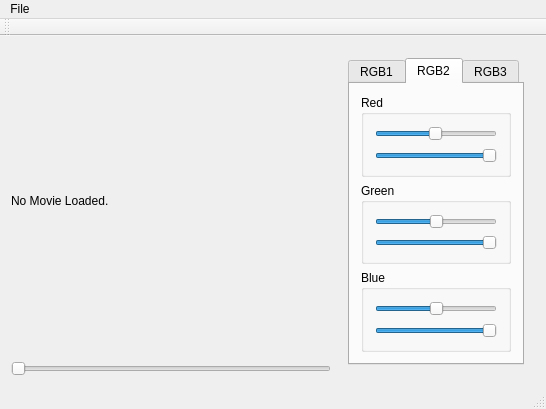
<?xml version="1.0" encoding="UTF-8"?>
<ui version="4.0">
 <class>MainWindow</class>
 <widget class="QMainWindow" name="MainWindow">
  <property name="geometry">
   <rect>
    <x>0</x>
    <y>0</y>
    <width>546</width>
    <height>371</height>
   </rect>
  </property>
  <property name="windowTitle">
   <string>MainWindow</string>
  </property>
  <widget class="QWidget" name="centralWidget">
   <layout class="QHBoxLayout" name="horizontalLayout_3">
    <item>
     <layout class="QHBoxLayout" name="horizontalLayout">
      <item>
       <layout class="QVBoxLayout" name="verticalLayout">
        <item>
         <widget class="QLabel" name="label">
          <property name="sizePolicy">
           <sizepolicy hsizetype="Preferred" vsizetype="Preferred">
            <horstretch>0</horstretch>
            <verstretch>0</verstretch>
           </sizepolicy>
          </property>
          <property name="minimumSize">
           <size>
            <width>320</width>
            <height>240</height>
           </size>
          </property>
          <property name="baseSize">
           <size>
            <width>320</width>
            <height>240</height>
           </size>
          </property>
          <property name="text">
           <string>No Movie Loaded.</string>
          </property>
          <property name="scaledContents">
           <bool>false</bool>
          </property>
         </widget>
        </item>
        <item>
         <widget class="QSlider" name="horizontalSlider">
          <property name="enabled">
           <bool>false</bool>
          </property>
          <property name="sizePolicy">
           <sizepolicy hsizetype="Preferred" vsizetype="Fixed">
            <horstretch>0</horstretch>
            <verstretch>0</verstretch>
           </sizepolicy>
          </property>
          <property name="baseSize">
           <size>
            <width>320</width>
            <height>0</height>
           </size>
          </property>
          <property name="orientation">
           <enum>Qt::Horizontal</enum>
          </property>
         </widget>
        </item>
       </layout>
      </item>
     </layout>
    </item>
    <item>
     <widget class="QWidget" name="verticalWidget_2" native="true">
      <property name="sizePolicy">
       <sizepolicy hsizetype="Expanding" vsizetype="Expanding">
        <horstretch>0</horstretch>
        <verstretch>0</verstretch>
       </sizepolicy>
      </property>
      <layout class="QVBoxLayout" name="verticalLayout_2">
       <item>
        <layout class="QHBoxLayout" name="horizontalLayout_2">
         <item>
          <widget class="QTabWidget" name="tabWidget">
           <property name="enabled">
            <bool>true</bool>
           </property>
           <property name="sizePolicy">
            <sizepolicy hsizetype="MinimumExpanding" vsizetype="MinimumExpanding">
             <horstretch>0</horstretch>
             <verstretch>0</verstretch>
            </sizepolicy>
           </property>
           <property name="baseSize">
            <size>
             <width>320</width>
             <height>240</height>
            </size>
           </property>
           <property name="currentIndex">
            <number>1</number>
           </property>
           <widget class="QWidget" name="tab">
            <attribute name="title">
             <string>RGB1</string>
            </attribute>
            <layout class="QVBoxLayout" name="verticalLayout_4">
             <item>
              <widget class="QGroupBox" name="groupBox">
               <property name="sizePolicy">
                <sizepolicy hsizetype="Expanding" vsizetype="Expanding">
                 <horstretch>0</horstretch>
                 <verstretch>0</verstretch>
                </sizepolicy>
               </property>
               <property name="title">
                <string>Red</string>
               </property>
               <property name="flat">
                <bool>false</bool>
               </property>
               <layout class="QVBoxLayout" name="verticalLayout_3">
                <item>
                 <widget class="QSlider" name="red_min_slider">
                  <property name="enabled">
                   <bool>true</bool>
                  </property>
                  <property name="sizePolicy">
                   <sizepolicy hsizetype="Expanding" vsizetype="Expanding">
                    <horstretch>0</horstretch>
                    <verstretch>0</verstretch>
                   </sizepolicy>
                  </property>
                  <property name="maximum">
                   <number>255</number>
                  </property>
                  <property name="value">
                   <number>127</number>
                  </property>
                  <property name="orientation">
                   <enum>Qt::Horizontal</enum>
                  </property>
                 </widget>
                </item>
                <item>
                 <widget class="QSlider" name="red_max_slider">
                  <property name="enabled">
                   <bool>true</bool>
                  </property>
                  <property name="sizePolicy">
                   <sizepolicy hsizetype="Expanding" vsizetype="Expanding">
                    <horstretch>0</horstretch>
                    <verstretch>0</verstretch>
                   </sizepolicy>
                  </property>
                  <property name="maximum">
                   <number>255</number>
                  </property>
                  <property name="value">
                   <number>255</number>
                  </property>
                  <property name="sliderPosition">
                   <number>255</number>
                  </property>
                  <property name="orientation">
                   <enum>Qt::Horizontal</enum>
                  </property>
                 </widget>
                </item>
               </layout>
              </widget>
             </item>
             <item>
              <widget class="QGroupBox" name="groupBox_2">
               <property name="sizePolicy">
                <sizepolicy hsizetype="Expanding" vsizetype="Expanding">
                 <horstretch>0</horstretch>
                 <verstretch>0</verstretch>
                </sizepolicy>
               </property>
               <property name="title">
                <string>Green</string>
               </property>
               <layout class="QVBoxLayout" name="verticalLayout_5">
                <item>
                 <widget class="QSlider" name="green_max_slider">
                  <property name="enabled">
                   <bool>true</bool>
                  </property>
                  <property name="sizePolicy">
                   <sizepolicy hsizetype="Expanding" vsizetype="Expanding">
                    <horstretch>0</horstretch>
                    <verstretch>0</verstretch>
                   </sizepolicy>
                  </property>
                  <property name="maximum">
                   <number>255</number>
                  </property>
                  <property name="value">
                   <number>128</number>
                  </property>
                  <property name="orientation">
                   <enum>Qt::Horizontal</enum>
                  </property>
                 </widget>
                </item>
                <item>
                 <widget class="QSlider" name="green_min_slider">
                  <property name="enabled">
                   <bool>true</bool>
                  </property>
                  <property name="sizePolicy">
                   <sizepolicy hsizetype="Expanding" vsizetype="Expanding">
                    <horstretch>0</horstretch>
                    <verstretch>0</verstretch>
                   </sizepolicy>
                  </property>
                  <property name="maximum">
                   <number>255</number>
                  </property>
                  <property name="value">
                   <number>255</number>
                  </property>
                  <property name="sliderPosition">
                   <number>255</number>
                  </property>
                  <property name="orientation">
                   <enum>Qt::Horizontal</enum>
                  </property>
                 </widget>
                </item>
               </layout>
              </widget>
             </item>
             <item>
              <widget class="QGroupBox" name="groupBox_3">
               <property name="sizePolicy">
                <sizepolicy hsizetype="Expanding" vsizetype="Expanding">
                 <horstretch>0</horstretch>
                 <verstretch>0</verstretch>
                </sizepolicy>
               </property>
               <property name="title">
                <string>Blue</string>
               </property>
               <layout class="QVBoxLayout" name="verticalLayout_6">
                <item>
                 <widget class="QSlider" name="blue_max_slider">
                  <property name="enabled">
                   <bool>true</bool>
                  </property>
                  <property name="sizePolicy">
                   <sizepolicy hsizetype="Expanding" vsizetype="Expanding">
                    <horstretch>0</horstretch>
                    <verstretch>0</verstretch>
                   </sizepolicy>
                  </property>
                  <property name="maximum">
                   <number>255</number>
                  </property>
                  <property name="value">
                   <number>128</number>
                  </property>
                  <property name="orientation">
                   <enum>Qt::Horizontal</enum>
                  </property>
                 </widget>
                </item>
                <item>
                 <widget class="QSlider" name="blue_min_slider">
                  <property name="enabled">
                   <bool>true</bool>
                  </property>
                  <property name="sizePolicy">
                   <sizepolicy hsizetype="Expanding" vsizetype="Expanding">
                    <horstretch>0</horstretch>
                    <verstretch>0</verstretch>
                   </sizepolicy>
                  </property>
                  <property name="maximum">
                   <number>255</number>
                  </property>
                  <property name="value">
                   <number>255</number>
                  </property>
                  <property name="sliderPosition">
                   <number>255</number>
                  </property>
                  <property name="orientation">
                   <enum>Qt::Horizontal</enum>
                  </property>
                 </widget>
                </item>
               </layout>
              </widget>
             </item>
            </layout>
           </widget>
           <widget class="QWidget" name="tab_2">
            <attribute name="title">
             <string>RGB2</string>
            </attribute>
            <layout class="QVBoxLayout" name="verticalLayout_10">
             <item>
              <widget class="QGroupBox" name="groupBox_4">
               <property name="sizePolicy">
                <sizepolicy hsizetype="Expanding" vsizetype="Expanding">
                 <horstretch>0</horstretch>
                 <verstretch>0</verstretch>
                </sizepolicy>
               </property>
               <property name="title">
                <string>Red</string>
               </property>
               <property name="flat">
                <bool>false</bool>
               </property>
               <layout class="QVBoxLayout" name="verticalLayout_7">
                <item>
                 <widget class="QSlider" name="red_min_slider_2">
                  <property name="enabled">
                   <bool>true</bool>
                  </property>
                  <property name="sizePolicy">
                   <sizepolicy hsizetype="Expanding" vsizetype="Expanding">
                    <horstretch>0</horstretch>
                    <verstretch>0</verstretch>
                   </sizepolicy>
                  </property>
                  <property name="maximum">
                   <number>255</number>
                  </property>
                  <property name="value">
                   <number>127</number>
                  </property>
                  <property name="orientation">
                   <enum>Qt::Horizontal</enum>
                  </property>
                 </widget>
                </item>
                <item>
                 <widget class="QSlider" name="red_max_slider_2">
                  <property name="enabled">
                   <bool>true</bool>
                  </property>
                  <property name="sizePolicy">
                   <sizepolicy hsizetype="Expanding" vsizetype="Expanding">
                    <horstretch>0</horstretch>
                    <verstretch>0</verstretch>
                   </sizepolicy>
                  </property>
                  <property name="maximum">
                   <number>255</number>
                  </property>
                  <property name="value">
                   <number>255</number>
                  </property>
                  <property name="orientation">
                   <enum>Qt::Horizontal</enum>
                  </property>
                 </widget>
                </item>
               </layout>
              </widget>
             </item>
             <item>
              <widget class="QGroupBox" name="groupBox_6">
               <property name="sizePolicy">
                <sizepolicy hsizetype="Expanding" vsizetype="Expanding">
                 <horstretch>0</horstretch>
                 <verstretch>0</verstretch>
                </sizepolicy>
               </property>
               <property name="title">
                <string>Green</string>
               </property>
               <layout class="QVBoxLayout" name="verticalLayout_9">
                <item>
                 <widget class="QSlider" name="green_max_slider_2">
                  <property name="enabled">
                   <bool>true</bool>
                  </property>
                  <property name="sizePolicy">
                   <sizepolicy hsizetype="Expanding" vsizetype="Expanding">
                    <horstretch>0</horstretch>
                    <verstretch>0</verstretch>
                   </sizepolicy>
                  </property>
                  <property name="maximum">
                   <number>255</number>
                  </property>
                  <property name="value">
                   <number>128</number>
                  </property>
                  <property name="orientation">
                   <enum>Qt::Horizontal</enum>
                  </property>
                 </widget>
                </item>
                <item>
                 <widget class="QSlider" name="green_min_slider_2">
                  <property name="enabled">
                   <bool>true</bool>
                  </property>
                  <property name="sizePolicy">
                   <sizepolicy hsizetype="Expanding" vsizetype="Expanding">
                    <horstretch>0</horstretch>
                    <verstretch>0</verstretch>
                   </sizepolicy>
                  </property>
                  <property name="maximum">
                   <number>255</number>
                  </property>
                  <property name="value">
                   <number>255</number>
                  </property>
                  <property name="orientation">
                   <enum>Qt::Horizontal</enum>
                  </property>
                 </widget>
                </item>
               </layout>
              </widget>
             </item>
             <item>
              <widget class="QGroupBox" name="groupBox_5">
               <property name="sizePolicy">
                <sizepolicy hsizetype="Expanding" vsizetype="Expanding">
                 <horstretch>0</horstretch>
                 <verstretch>0</verstretch>
                </sizepolicy>
               </property>
               <property name="title">
                <string>Blue</string>
               </property>
               <layout class="QVBoxLayout" name="verticalLayout_8">
                <item>
                 <widget class="QSlider" name="blue_max_slider_2">
                  <property name="enabled">
                   <bool>true</bool>
                  </property>
                  <property name="sizePolicy">
                   <sizepolicy hsizetype="Expanding" vsizetype="Expanding">
                    <horstretch>0</horstretch>
                    <verstretch>0</verstretch>
                   </sizepolicy>
                  </property>
                  <property name="maximum">
                   <number>255</number>
                  </property>
                  <property name="value">
                   <number>128</number>
                  </property>
                  <property name="orientation">
                   <enum>Qt::Horizontal</enum>
                  </property>
                 </widget>
                </item>
                <item>
                 <widget class="QSlider" name="blue_min_slider_2">
                  <property name="enabled">
                   <bool>true</bool>
                  </property>
                  <property name="sizePolicy">
                   <sizepolicy hsizetype="Expanding" vsizetype="Expanding">
                    <horstretch>0</horstretch>
                    <verstretch>0</verstretch>
                   </sizepolicy>
                  </property>
                  <property name="maximum">
                   <number>255</number>
                  </property>
                  <property name="value">
                   <number>255</number>
                  </property>
                  <property name="orientation">
                   <enum>Qt::Horizontal</enum>
                  </property>
                 </widget>
                </item>
               </layout>
              </widget>
             </item>
            </layout>
           </widget>
           <widget class="QWidget" name="tab_3">
            <attribute name="title">
             <string>RGB3</string>
            </attribute>
            <layout class="QVBoxLayout" name="verticalLayout_14">
             <item>
              <widget class="QGroupBox" name="groupBox_9">
               <property name="sizePolicy">
                <sizepolicy hsizetype="Expanding" vsizetype="Expanding">
                 <horstretch>0</horstretch>
                 <verstretch>0</verstretch>
                </sizepolicy>
               </property>
               <property name="title">
                <string>Red</string>
               </property>
               <property name="flat">
                <bool>false</bool>
               </property>
               <layout class="QVBoxLayout" name="verticalLayout_13">
                <item>
                 <widget class="QSlider" name="red_min_slider_3">
                  <property name="sizePolicy">
                   <sizepolicy hsizetype="Expanding" vsizetype="Expanding">
                    <horstretch>0</horstretch>
                    <verstretch>0</verstretch>
                   </sizepolicy>
                  </property>
                  <property name="maximum">
                   <number>255</number>
                  </property>
                  <property name="value">
                   <number>127</number>
                  </property>
                  <property name="orientation">
                   <enum>Qt::Horizontal</enum>
                  </property>
                 </widget>
                </item>
                <item>
                 <widget class="QSlider" name="red_max_slider_3">
                  <property name="sizePolicy">
                   <sizepolicy hsizetype="Expanding" vsizetype="Expanding">
                    <horstretch>0</horstretch>
                    <verstretch>0</verstretch>
                   </sizepolicy>
                  </property>
                  <property name="maximum">
                   <number>255</number>
                  </property>
                  <property name="value">
                   <number>255</number>
                  </property>
                  <property name="orientation">
                   <enum>Qt::Horizontal</enum>
                  </property>
                 </widget>
                </item>
               </layout>
              </widget>
             </item>
             <item>
              <widget class="QGroupBox" name="groupBox_7">
               <property name="sizePolicy">
                <sizepolicy hsizetype="Expanding" vsizetype="Expanding">
                 <horstretch>0</horstretch>
                 <verstretch>0</verstretch>
                </sizepolicy>
               </property>
               <property name="title">
                <string>Green</string>
               </property>
               <layout class="QVBoxLayout" name="verticalLayout_11">
                <item>
                 <widget class="QSlider" name="green_max_slider_3">
                  <property name="sizePolicy">
                   <sizepolicy hsizetype="Expanding" vsizetype="Expanding">
                    <horstretch>0</horstretch>
                    <verstretch>0</verstretch>
                   </sizepolicy>
                  </property>
                  <property name="maximum">
                   <number>255</number>
                  </property>
                  <property name="value">
                   <number>128</number>
                  </property>
                  <property name="orientation">
                   <enum>Qt::Horizontal</enum>
                  </property>
                 </widget>
                </item>
                <item>
                 <widget class="QSlider" name="green_min_slider_3">
                  <property name="sizePolicy">
                   <sizepolicy hsizetype="Expanding" vsizetype="Expanding">
                    <horstretch>0</horstretch>
                    <verstretch>0</verstretch>
                   </sizepolicy>
                  </property>
                  <property name="maximum">
                   <number>255</number>
                  </property>
                  <property name="value">
                   <number>255</number>
                  </property>
                  <property name="orientation">
                   <enum>Qt::Horizontal</enum>
                  </property>
                 </widget>
                </item>
               </layout>
              </widget>
             </item>
             <item>
              <widget class="QGroupBox" name="groupBox_8">
               <property name="sizePolicy">
                <sizepolicy hsizetype="Expanding" vsizetype="Expanding">
                 <horstretch>0</horstretch>
                 <verstretch>0</verstretch>
                </sizepolicy>
               </property>
               <property name="title">
                <string>Blue</string>
               </property>
               <layout class="QVBoxLayout" name="verticalLayout_12">
                <item>
                 <widget class="QSlider" name="blue_max_slider_3">
                  <property name="sizePolicy">
                   <sizepolicy hsizetype="Expanding" vsizetype="Expanding">
                    <horstretch>0</horstretch>
                    <verstretch>0</verstretch>
                   </sizepolicy>
                  </property>
                  <property name="maximum">
                   <number>255</number>
                  </property>
                  <property name="value">
                   <number>128</number>
                  </property>
                  <property name="orientation">
                   <enum>Qt::Horizontal</enum>
                  </property>
                 </widget>
                </item>
                <item>
                 <widget class="QSlider" name="blue_min_slider_3">
                  <property name="sizePolicy">
                   <sizepolicy hsizetype="Expanding" vsizetype="Expanding">
                    <horstretch>0</horstretch>
                    <verstretch>0</verstretch>
                   </sizepolicy>
                  </property>
                  <property name="maximum">
                   <number>255</number>
                  </property>
                  <property name="value">
                   <number>255</number>
                  </property>
                  <property name="orientation">
                   <enum>Qt::Horizontal</enum>
                  </property>
                 </widget>
                </item>
               </layout>
              </widget>
             </item>
            </layout>
           </widget>
          </widget>
         </item>
        </layout>
       </item>
      </layout>
     </widget>
    </item>
   </layout>
  </widget>
  <widget class="QMenuBar" name="menuBar">
   <property name="geometry">
    <rect>
     <x>0</x>
     <y>0</y>
     <width>546</width>
     <height>22</height>
    </rect>
   </property>
   <widget class="QMenu" name="menuFile">
    <property name="title">
     <string>File</string>
    </property>
    <addaction name="actionOpen"/>
    <addaction name="actionImportFromMMMFile"/>
    <addaction name="actionExportAsMMM"/>
    <addaction name="actionExportMaskedMovie"/>
    <addaction name="separator"/>
    <addaction name="actionQuit"/>
   </widget>
   <addaction name="menuFile"/>
  </widget>
  <widget class="QToolBar" name="mainToolBar">
   <attribute name="toolBarArea">
    <enum>TopToolBarArea</enum>
   </attribute>
   <attribute name="toolBarBreak">
    <bool>false</bool>
   </attribute>
  </widget>
  <widget class="QStatusBar" name="statusBar"/>
  <action name="actionOpen">
   <property name="text">
    <string>Open</string>
   </property>
  </action>
  <action name="actionQuit">
   <property name="text">
    <string>Quit</string>
   </property>
  </action>
  <action name="actionExportMaskedMovie">
   <property name="enabled">
    <bool>true</bool>
   </property>
   <property name="text">
    <string>ExportMaskedMovie</string>
   </property>
  </action>
  <action name="actionExportAsMMM">
   <property name="text">
    <string>ExportAsMMM</string>
   </property>
  </action>
  <action name="actionImportFromMMMFile">
   <property name="text">
    <string>ImportFromMMMFile</string>
   </property>
  </action>
 </widget>
 <layoutdefault spacing="6" margin="11"/>
 <resources/>
 <connections>
  <connection>
   <sender>actionQuit</sender>
   <signal>triggered()</signal>
   <receiver>MainWindow</receiver>
   <slot>close()</slot>
   <hints>
    <hint type="sourcelabel">
     <x>-1</x>
     <y>-1</y>
    </hint>
    <hint type="destinationlabel">
     <x>199</x>
     <y>116</y>
    </hint>
   </hints>
  </connection>
  <connection>
   <sender>actionOpen</sender>
   <signal>triggered()</signal>
   <receiver>MainWindow</receiver>
   <slot>OpenMovieFile()</slot>
   <hints>
    <hint type="sourcelabel">
     <x>-1</x>
     <y>-1</y>
    </hint>
    <hint type="destinationlabel">
     <x>126</x>
     <y>58</y>
    </hint>
   </hints>
  </connection>
  <connection>
   <sender>horizontalSlider</sender>
   <signal>valueChanged(int)</signal>
   <receiver>MainWindow</receiver>
   <slot>Show(int)</slot>
   <hints>
    <hint type="sourcelabel">
     <x>63</x>
     <y>337</y>
    </hint>
    <hint type="destinationlabel">
     <x>126</x>
     <y>58</y>
    </hint>
   </hints>
  </connection>
  <connection>
   <sender>red_min_slider</sender>
   <signal>valueChanged(int)</signal>
   <receiver>MainWindow</receiver>
   <slot>ChangeThreshold1RedLower(int)</slot>
   <hints>
    <hint type="sourcelabel">
     <x>434</x>
     <y>116</y>
    </hint>
    <hint type="destinationlabel">
     <x>337</x>
     <y>190</y>
    </hint>
   </hints>
  </connection>
  <connection>
   <sender>blue_max_slider</sender>
   <signal>valueChanged(int)</signal>
   <receiver>MainWindow</receiver>
   <slot>ChangeThreshold1BlueLower(int)</slot>
   <hints>
    <hint type="sourcelabel">
     <x>484</x>
     <y>283</y>
    </hint>
    <hint type="destinationlabel">
     <x>338</x>
     <y>288</y>
    </hint>
   </hints>
  </connection>
  <connection>
   <sender>blue_min_slider</sender>
   <signal>valueChanged(int)</signal>
   <receiver>MainWindow</receiver>
   <slot>ChangeThreshold1BlueHigher(int)</slot>
   <hints>
    <hint type="sourcelabel">
     <x>462</x>
     <y>299</y>
    </hint>
    <hint type="destinationlabel">
     <x>331</x>
     <y>330</y>
    </hint>
   </hints>
  </connection>
  <connection>
   <sender>green_max_slider</sender>
   <signal>valueChanged(int)</signal>
   <receiver>MainWindow</receiver>
   <slot>ChangeThreshold1GreenLower(int)</slot>
   <hints>
    <hint type="sourcelabel">
     <x>476</x>
     <y>196</y>
    </hint>
    <hint type="destinationlabel">
     <x>336</x>
     <y>241</y>
    </hint>
   </hints>
  </connection>
  <connection>
   <sender>green_min_slider</sender>
   <signal>valueChanged(int)</signal>
   <receiver>MainWindow</receiver>
   <slot>ChangeThreshold1GreenHigher(int)</slot>
   <hints>
    <hint type="sourcelabel">
     <x>472</x>
     <y>217</y>
    </hint>
    <hint type="destinationlabel">
     <x>334</x>
     <y>229</y>
    </hint>
   </hints>
  </connection>
  <connection>
   <sender>red_max_slider</sender>
   <signal>valueChanged(int)</signal>
   <receiver>MainWindow</receiver>
   <slot>ChangeThreshold1RedHigher(int)</slot>
   <hints>
    <hint type="sourcelabel">
     <x>434</x>
     <y>138</y>
    </hint>
    <hint type="destinationlabel">
     <x>333</x>
     <y>172</y>
    </hint>
   </hints>
  </connection>
  <connection>
   <sender>red_min_slider_2</sender>
   <signal>valueChanged(int)</signal>
   <receiver>MainWindow</receiver>
   <slot>ChangeThreshold1RedLower(int)</slot>
   <hints>
    <hint type="sourcelabel">
     <x>459</x>
     <y>112</y>
    </hint>
    <hint type="destinationlabel">
     <x>335</x>
     <y>119</y>
    </hint>
   </hints>
  </connection>
  <connection>
   <sender>red_max_slider_2</sender>
   <signal>valueChanged(int)</signal>
   <receiver>MainWindow</receiver>
   <slot>ChangeThreshold1RedHigher(int)</slot>
   <hints>
    <hint type="sourcelabel">
     <x>470</x>
     <y>146</y>
    </hint>
    <hint type="destinationlabel">
     <x>333</x>
     <y>166</y>
    </hint>
   </hints>
  </connection>
  <connection>
   <sender>green_max_slider_2</sender>
   <signal>valueChanged(int)</signal>
   <receiver>MainWindow</receiver>
   <slot>ChangeThreshold1GreenLower(int)</slot>
   <hints>
    <hint type="sourcelabel">
     <x>470</x>
     <y>204</y>
    </hint>
    <hint type="destinationlabel">
     <x>336</x>
     <y>217</y>
    </hint>
   </hints>
  </connection>
  <connection>
   <sender>green_min_slider_2</sender>
   <signal>valueChanged(int)</signal>
   <receiver>MainWindow</receiver>
   <slot>ChangeThreshold1GreenHigher(int)</slot>
   <hints>
    <hint type="sourcelabel">
     <x>470</x>
     <y>226</y>
    </hint>
    <hint type="destinationlabel">
     <x>336</x>
     <y>267</y>
    </hint>
   </hints>
  </connection>
  <connection>
   <sender>blue_max_slider_2</sender>
   <signal>valueChanged(int)</signal>
   <receiver>MainWindow</receiver>
   <slot>ChangeThreshold1BlueLower(int)</slot>
   <hints>
    <hint type="sourcelabel">
     <x>470</x>
     <y>285</y>
    </hint>
    <hint type="destinationlabel">
     <x>335</x>
     <y>316</y>
    </hint>
   </hints>
  </connection>
  <connection>
   <sender>blue_min_slider_2</sender>
   <signal>valueChanged(int)</signal>
   <receiver>MainWindow</receiver>
   <slot>ChangeThreshold1BlueHigher(int)</slot>
   <hints>
    <hint type="sourcelabel">
     <x>470</x>
     <y>307</y>
    </hint>
    <hint type="destinationlabel">
     <x>534</x>
     <y>304</y>
    </hint>
   </hints>
  </connection>
  <connection>
   <sender>tabWidget</sender>
   <signal>currentChanged(int)</signal>
   <receiver>MainWindow</receiver>
   <slot>ChangeThresholdFilter(int)</slot>
   <hints>
    <hint type="sourcelabel">
     <x>374</x>
     <y>68</y>
    </hint>
    <hint type="destinationlabel">
     <x>342</x>
     <y>33</y>
    </hint>
   </hints>
  </connection>
  <connection>
   <sender>red_min_slider_3</sender>
   <signal>valueChanged(int)</signal>
   <receiver>MainWindow</receiver>
   <slot>ChangeThreshold1RedLower(int)</slot>
   <hints>
    <hint type="sourcelabel">
     <x>459</x>
     <y>112</y>
    </hint>
    <hint type="destinationlabel">
     <x>334</x>
     <y>146</y>
    </hint>
   </hints>
  </connection>
  <connection>
   <sender>red_max_slider_3</sender>
   <signal>valueChanged(int)</signal>
   <receiver>MainWindow</receiver>
   <slot>ChangeThreshold1RedHigher(int)</slot>
   <hints>
    <hint type="sourcelabel">
     <x>470</x>
     <y>146</y>
    </hint>
    <hint type="destinationlabel">
     <x>335</x>
     <y>98</y>
    </hint>
   </hints>
  </connection>
  <connection>
   <sender>green_max_slider_3</sender>
   <signal>valueChanged(int)</signal>
   <receiver>MainWindow</receiver>
   <slot>ChangeThreshold1GreenLower(int)</slot>
   <hints>
    <hint type="sourcelabel">
     <x>470</x>
     <y>204</y>
    </hint>
    <hint type="destinationlabel">
     <x>535</x>
     <y>195</y>
    </hint>
   </hints>
  </connection>
  <connection>
   <sender>green_min_slider_3</sender>
   <signal>valueChanged(int)</signal>
   <receiver>MainWindow</receiver>
   <slot>ChangeThreshold1GreenHigher(int)</slot>
   <hints>
    <hint type="sourcelabel">
     <x>470</x>
     <y>226</y>
    </hint>
    <hint type="destinationlabel">
     <x>533</x>
     <y>229</y>
    </hint>
   </hints>
  </connection>
  <connection>
   <sender>blue_max_slider_3</sender>
   <signal>valueChanged(int)</signal>
   <receiver>MainWindow</receiver>
   <slot>ChangeThreshold1BlueLower(int)</slot>
   <hints>
    <hint type="sourcelabel">
     <x>470</x>
     <y>285</y>
    </hint>
    <hint type="destinationlabel">
     <x>541</x>
     <y>280</y>
    </hint>
   </hints>
  </connection>
  <connection>
   <sender>blue_min_slider_3</sender>
   <signal>valueChanged(int)</signal>
   <receiver>MainWindow</receiver>
   <slot>ChangeThreshold1BlueHigher(int)</slot>
   <hints>
    <hint type="sourcelabel">
     <x>470</x>
     <y>307</y>
    </hint>
    <hint type="destinationlabel">
     <x>531</x>
     <y>330</y>
    </hint>
   </hints>
  </connection>
  <connection>
   <sender>actionExportMaskedMovie</sender>
   <signal>triggered()</signal>
   <receiver>MainWindow</receiver>
   <slot>ExportMaskedMovieFile()</slot>
   <hints>
    <hint type="sourcelabel">
     <x>-1</x>
     <y>-1</y>
    </hint>
    <hint type="destinationlabel">
     <x>272</x>
     <y>185</y>
    </hint>
   </hints>
  </connection>
  <connection>
   <sender>actionExportAsMMM</sender>
   <signal>triggered()</signal>
   <receiver>MainWindow</receiver>
   <slot>ExportAsMmmFile()</slot>
   <hints>
    <hint type="sourcelabel">
     <x>-1</x>
     <y>-1</y>
    </hint>
    <hint type="destinationlabel">
     <x>272</x>
     <y>185</y>
    </hint>
   </hints>
  </connection>
 </connections>
 <slots>
  <slot>OpenMovieFile()</slot>
  <slot>Show(int)</slot>
  <slot>ChangeThreshold1RedLower(int)</slot>
  <slot>ChangeThreshold1RedHigher(int)</slot>
  <slot>ChangeThreshold1GreenHigher(int)</slot>
  <slot>ChangeThreshold1GreenLower(int)</slot>
  <slot>ChangeThreshold1BlueLower(int)</slot>
  <slot>ChangeThreshold1BlueHigher(int)</slot>
  <slot>ChangeThresholdFilter(int)</slot>
  <slot>ExportMaskedMovieFile()</slot>
  <slot>ExportAsMmmFile()</slot>
 </slots>
</ui>
